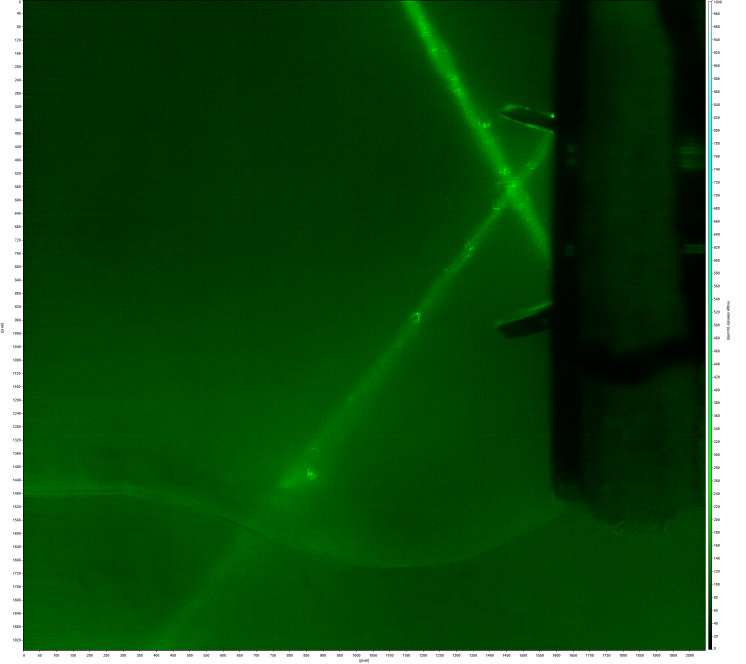
#> input picture data/Set_01_1820.png, 2237 x 1992 px (shown at 1/3 size); its folder holds only this picture in this run
$ python image_processing_2.py
#> lines starting #> are read from the running program, lines starting #| are printed output that depends on the picture; after the words box and inside, x2 and y2 are one past the last pixel; in counts of white or black regions, pixels touching at a corner belong together
import csv
import cv2
import os
import glob
import shutil
import numpy as np


# =============================================================================
# Shared Utilities
# =============================================================================

# [86 lines left out: functions order_corners, angle_from_corners, draw_rectangle_overlay, not called in this run]


# =============================================================================
# Detection: findContours + approxPolyDP
# =============================================================================

def detect_findcontours(image, bright_threshold=200, morph_kernel_size=7,
                        approx_epsilon=0.05, morph_iterations=3,
                        min_area=500, max_rects=2):
    """
    Detect up to max_rects white rectangles using contour approximation.

    1. Grayscale -> blur -> binary threshold (pixels below threshold -> white)
    2. Morphological close to fill gaps from partial obstruction
    3. findContours -> approxPolyDP to find 4-vertex polygons
    4. Fallback: minAreaRect on largest contours

    Args:
        image: BGR input image
        bright_threshold: Pixels below this value become white in the binary image
        morph_kernel_size: Kernel size for morphological closing
        approx_epsilon: approxPolyDP tolerance as fraction of perimeter
        morph_iterations: Number of morphological close iterations
        min_area: Minimum contour area to consider
        max_rects: Maximum number of rectangles to return (1 or 2)

    Returns:
        (results, binary_raw) where results is a list of dicts with
        'corners' and 'angle', and binary_raw is the thresholded image
    """
    gray = cv2.cvtColor(image, cv2.COLOR_BGR2GRAY)

    # Blur to reduce noise before thresholding
    blurred = cv2.GaussianBlur(gray, (5, 5), 0)

    # Threshold: pixels below threshold -> white, above -> black
    _, binary_raw = cv2.threshold(blurred, bright_threshold, 255, cv2.THRESH_BINARY_INV)
    binary = binary_raw.copy()

    # Morphological close to fill gaps from partial obstruction
    kernel = cv2.getStructuringElement(cv2.MORPH_RECT,
                                       (morph_kernel_size, morph_kernel_size))
    binary = cv2.morphologyEx(binary, cv2.MORPH_CLOSE, kernel,
                              iterations=morph_iterations)

    contours, _ = cv2.findContours(binary, cv2.RETR_EXTERNAL, cv2.CHAIN_APPROX_SIMPLE)

    # Collect quadrilaterals found via approxPolyDP
    quads = []
    for cnt in contours:
        area = cv2.contourArea(cnt)
        if area < min_area:
            continue
        peri = cv2.arcLength(cnt, True)
        approx = cv2.approxPolyDP(cnt, approx_epsilon * peri, True)

        if len(approx) == 4 and cv2.isContourConvex(approx):
            quads.append((area, approx))

    # Sort by area descending
    quads.sort(key=lambda x: x[0], reverse=True)

    results = []
    for area, quad in quads[:max_rects]:
        corners = order_corners(quad.reshape(4, 2))
        results.append({'corners': corners, 'angle': angle_from_corners(corners)})

    # Fallback: use minAreaRect on largest contours if no quads found
    if not results and contours:
        contours_sorted = sorted(contours, key=cv2.contourArea, reverse=True)
        for cnt in contours_sorted:
            if cv2.contourArea(cnt) < min_area:
                break
            rect = cv2.minAreaRect(cnt)
            box = cv2.boxPoints(rect)
            corners = order_corners(box)
            results.append({'corners': corners, 'angle': angle_from_corners(corners)})
            if len(results) >= max_rects:
                break

    return results, binary_raw


# =============================================================================
# Processing Pipeline
# =============================================================================

def process_frame_2(image_path, frame_number, crop_tl, crop_br,
                    vis_dir=None, threshold=20, leaflet_sel="top"):
    """
    Process a single frame with findContours detection.

    Args:
        image_path: Path to image file
        frame_number: Frame number
        crop_tl: Top-left crop coordinate
        crop_br: Bottom-right crop coordinate
        vis_dir: Directory to save overlay images
        threshold: Binary threshold value
        leaflet_sel: "top" or "bot" leaflet selection

    Returns:
        Dict with frame_number, filename, detections (list of dicts)
    """
    image = cv2.imread(image_path)
    x1, y1 = crop_tl
    x2, y2 = crop_br
    image = image[y1:y2, x1:x2]

    detections, binary_vis = detect_findcontours(image, bright_threshold=threshold)

    # Save threshold visualization
    if vis_dir:
        cv2.imwrite(f"{vis_dir}/frame_{frame_number}_threshold.png", binary_vis)

    # Save overlay
    if vis_dir and detections:
        overlay = draw_rectangle_overlay(image, detections,
                                         frame_number=frame_number)
        cv2.imwrite(f"{vis_dir}/frame_{frame_number}_overlay.png", overlay)

    return {
        'frame_number': frame_number,
        'filename': os.path.basename(image_path),
        'detections': detections,
    }


def process_sequence_2(data_dir, output_dir, crop_tl, crop_br,
                       frame_range, threshold=20, leaflet_sel="top"):
    """
    Process a sequence of frames with findContours detection.

    Args:
        data_dir: Input directory with Set_01_*.png files
        output_dir: Root output directory
        crop_tl: Top-left crop coordinate
        crop_br: Bottom-right crop coordinate
        frame_range: (start, end) inclusive
        threshold: Binary threshold value
        leaflet_sel: "top" or "bot" leaflet selection
    """
    vis_dir = f"{output_dir}/{leaflet_sel}/visualisations"
    os.makedirs(vis_dir, exist_ok=True)

    image_files = sorted(glob.glob(f"{data_dir}/Set_01_*.png"))
    start, end = frame_range
    image_files = [f for f in image_files
                   if start <= int(f.split('_')[-1].split('.')[0]) <= end]

    all_data = []
    for image_path in image_files:
        frame_num = int(image_path.split('_')[-1].split('.')[0])
        print(f"  Processing frame {frame_num}...")

        frame_data = process_frame_2(image_path, frame_num,
                                     crop_tl, crop_br, vis_dir=vis_dir,
                                     threshold=threshold,
                                     leaflet_sel=leaflet_sel)
        all_data.append(frame_data)

    # Write CSV
    csv_path = f"{output_dir}/{leaflet_sel}/rectangles.csv"
    with open(csv_path, 'w', newline='') as f:
        writer = csv.writer(f)
        writer.writerow(['Frame', 'Rect', 'x1', 'y1', 'x2', 'y2', 'x3', 'y3', 'x4', 'y4', 'Angle'])
        for d in all_data:
            if d['detections']:
                for rect_idx, det in enumerate(d['detections']):
                    c = det['corners'].flatten()
                    writer.writerow([d['frame_number'], rect_idx,
                                     f"{c[0]:.1f}", f"{c[1]:.1f}",
                                     f"{c[2]:.1f}", f"{c[3]:.1f}",
                                     f"{c[4]:.1f}", f"{c[5]:.1f}",
                                     f"{c[6]:.1f}", f"{c[7]:.1f}",
                                     f"{det['angle']:.2f}"])
            else:
                writer.writerow([d['frame_number'], 0] + ['N/A'] * 9)

    detected = sum(1 for d in all_data if d['detections'])
    total_rects = sum(len(d['detections']) for d in all_data)
    print(f"  {detected}/{len(all_data)} frames detected ({total_rects} rects total). CSV: {csv_path}")

    return all_data


# =============================================================================
# Main
# =============================================================================

if __name__ == "__main__":
    # Clear and recreate output directory
    output_dir = "output"
    if os.path.exists(output_dir):
        shutil.rmtree(output_dir)
    os.makedirs(output_dir)

    # Configuration
    data_directory = "data"
    frame_range = (1, 2000)         # Inclusive range of frame numbers to process
    crop_leaflet_top_tl = (1450, 380)  # Top-left (x, y) crop — top leaflet
    crop_leaflet_top_br = (1635, 660)  # Bottom-right (x, y) crop — top leaflet
    crop_leaflet_bot_tl = (1450, 660)  # Top-left (x, y) crop — bottom leaflet
    crop_leaflet_bot_br = (1635, 940)  # Bottom-right (x, y) crop — bottom leaflet
    threshold           = 20           # Pixels below this -> white, above -> black

    print("White Rectangle Detection — findContours")
    print("=" * 50)
    print(f"Processing frames from: {data_directory}")
    print(f"Crop region (top): {crop_leaflet_top_tl} to {crop_leaflet_top_br}")
    print(f"Crop region (bot): {crop_leaflet_bot_tl} to {crop_leaflet_bot_br}")
    print(f"Frame range: {frame_range[0]} to {frame_range[1]}")
    print(f"Threshold: {threshold}")
    print()

    print("--- Leaflet: top ---")
    process_sequence_2(data_directory, output_dir,
                       crop_tl=crop_leaflet_top_tl, crop_br=crop_leaflet_top_br,
                       frame_range=frame_range,
                       threshold=threshold, leaflet_sel="top")
#> in process_frame_2, image is the input picture: shape (1992, 2237, 3); mean B, G, R 25, 78.8, 24.6
#> in process_frame_2, `image = image[y1:y2, x1:x2]`:
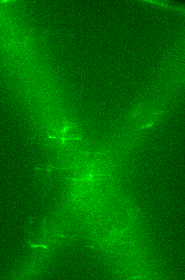
#> image: shape (280, 185, 3); mean B, G, R 0, 107.6, 0
#> in detect_findcontours, `gray = cv2.cvtColor(image, cv2.COLOR_BGR2GRAY)`:
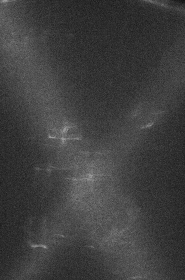
#> gray: shape (280, 185); min 18, max 155, mean 63.2
#> in detect_findcontours, `_, binary_raw = cv2.threshold(blurred, bright_threshold, 255, cv2.THRE..`: binary_raw: shape (280, 185); every value is 0
#> in detect_findcontours, `contours, _ = cv2.findContours(binary, cv2.RETR_EXTERNAL, cv2.CHAIN_AP..`: contours = []
#> in process_sequence_2, `frame_data = process_frame_2(image_path, frame_num, crop_tl, crop_br, ..`: frame_data = {'frame_number': 1820, 'filename': 'Set_01_1820.png', 'detections': []}
#> the loop in process_sequence_2, `for d in all_data:` made 1 pass
#> in process_sequence_2, `detected = sum(1 for d in all_data if d['detections'])`: detected = 0
#|   0/1 frames detected (0 rects total). CSV: output/top/rectangles.csv

    print()
    print("--- Leaflet: bot ---")
    process_sequence_2(data_directory, output_dir,
                       crop_tl=crop_leaflet_bot_tl, crop_br=crop_leaflet_bot_br,
                       frame_range=frame_range,
                       threshold=threshold, leaflet_sel="bot")
#> call 2 of process_frame_2, with image_path = 'data/Set_01_1820.png', frame_number = 1820, crop_tl = (1450, 660), crop_br = (1635, 940), vis_dir = 'output/bot/visualisations', threshold = 20, leaflet_sel = 'bot'
#> in process_frame_2 (call 2), `image = image[y1:y2, x1:x2]`:
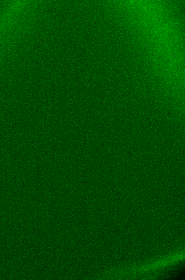
#> image: shape (280, 185, 3); mean B, G, R 0, 76, 0
#> call 2 of detect_findcontours, with bright_threshold = 20, morph_kernel_size = 7, approx_epsilon = 0.05, morph_iterations = 3, min_area = 500, max_rects = 2
#> in detect_findcontours (call 2), `gray = cv2.cvtColor(image, cv2.COLOR_BGR2GRAY)`:
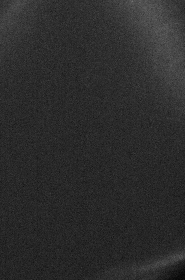
#> gray: shape (280, 185); min 4, max 114, mean 44.5
#> in detect_findcontours (call 2), `_, binary_raw = cv2.threshold(blurred, bright_threshold, 255, cv2.THRE..`:
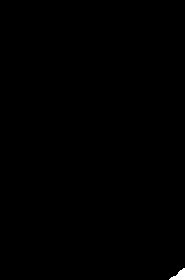
#> binary_raw: shape (280, 185); 0.2% white; 1 white region
#> in detect_findcontours (call 2), `contours, _ = cv2.findContours(binary, cv2.RETR_EXTERNAL, cv2.CHAIN_AP..`: contours = 1 contour; box (x1, y1, x2, y2) and area: (169, 268, 185, 280) 82
#> the loop in detect_findcontours (call 2), `for cnt in contours:` made 1 pass
#> area on pass 1: 82
#> in detect_findcontours (call 2), `contours_sorted = sorted(contours, key=cv2.contourArea, reverse=True)`: contours_sorted has the same summary as contours
#> the loop in detect_findcontours (call 2), `for cnt in contours_sorted:` made 1 pass
#> the loop in process_sequence_2 (call 2), `for d in all_data:` made 1 pass
#|   0/1 frames detected (0 rects total). CSV: output/bot/rectangles.csv

    print("\nProcessing complete!")

$ run again, on data/Set_01_1824.png
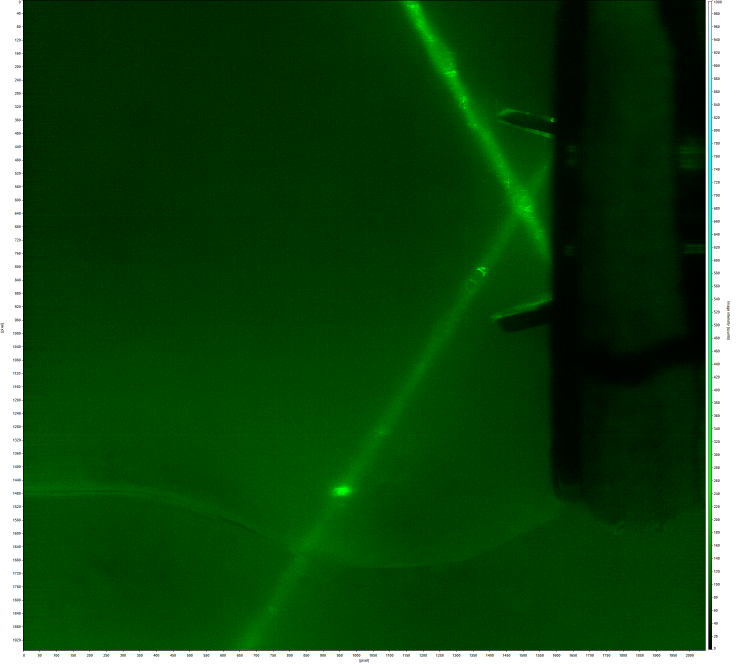
#> input picture data/Set_01_1824.png, 2237 x 1992 px (shown at 1/3 size)
#> in process_frame_2, image is the input picture: shape (1992, 2237, 3); mean B, G, R 25, 75.5, 24.6
#> image: shape (280, 185, 3)
#> in detect_findcontours, `_, binary_raw = cv2.threshold(blurred, bright_threshold, 255, cv2.THRE..`:
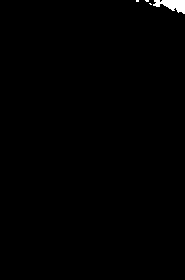
#> binary_raw: shape (280, 185); 0.55% white; 4 white regions (3 under 20 px), largest, box (x1, y1, x2, y2) and area: (153, 0, 185, 14) 267
#> binary: shape (280, 185); 0.66% white; 1 white region
#> contours = 1 contour; box (x1, y1, x2, y2) and area: (136, 0, 185, 14) 286
#> the loop in detect_findcontours, `for cnt in contours:` made 1 pass
#> area on pass 1: 286.5
#> after the loop in detect_findcontours, `for cnt in contours:`: quads = []
#> contours_sorted has the same summary as contours
#> the loop in detect_findcontours, `for cnt in contours_sorted:` made 1 pass
#> frame_data = {'frame_number': 1824, 'filename': 'Set_01_1824.png', 'detections': []}
#> the loop in process_sequence_2, `for d in all_data:` made 1 pass
#> detected = 0
#|   0/1 frames detected (0 rects total). CSV: output/top/rectangles.csv
#> binary_raw: shape (280, 185); 1.2% white; 1 white region, box (x1, y1, x2, y2) and area: (122, 256, 185, 280) 635
#> binary: shape (280, 185); 1.2% white; 1 white region
#> contours = 1 contour; box (x1, y1, x2, y2) and area: (122, 256, 185, 280) 569
#> the loop in detect_findcontours (call 2), `for cnt in contours:` made 1 pass
#> (area, peri, approx) on pass 1: (569, 158.3, [[184, 256], [122, 279], [184, 279]])
#> contours_sorted has the same summary as contours
#> the loop in detect_findcontours (call 2), `for cnt in contours_sorted:` made 1 pass
#> (rect, corners) on pass 1: (((153, 267.5), (23, 62), -90), [[122, 256], [184, 256], [184, 279], [122, 279]])
#> the loop in draw_rectangle_overlay, `for rect_idx, det in enumerate(detections):` made 1 pass
#> font = 0
#> text_h = 19
#> in draw_rectangle_overlay, `cv2.putText(annotated, text, (10, text_h + 10), font, font_scale, (0, ..`:
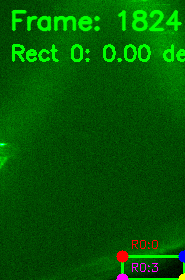
#> annotated: shape (280, 185, 3); mean B, G, R 1, 90.7, 1.8
#> the loop in process_sequence_2 (call 2), `for d in all_data:` made 1 pass
#|   1/1 frames detected (1 rects total). CSV: output/bot/rectangles.csv

$ run again, on data/Set_01_1826.png
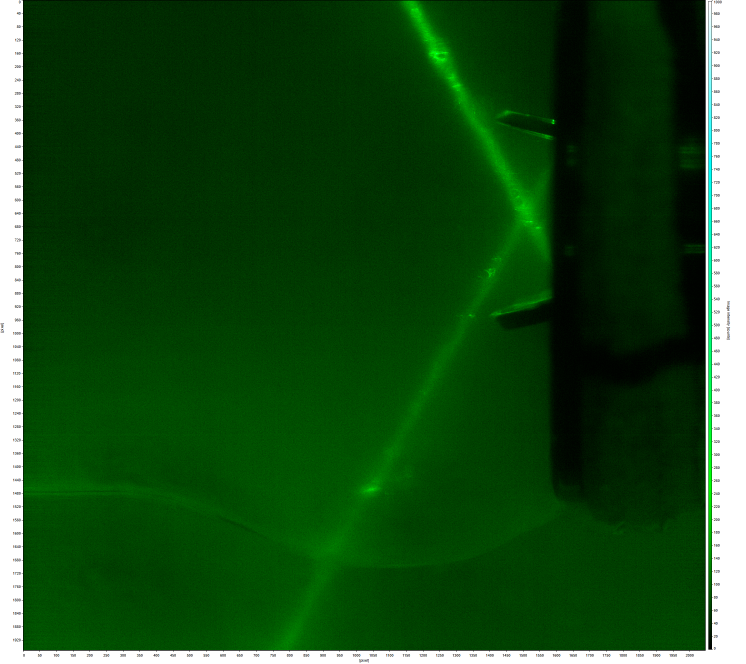
#> input picture data/Set_01_1826.png, 2237 x 1992 px (shown at 1/3 size)
#> in process_frame_2, image is the input picture: shape (1992, 2237, 3); mean B, G, R 25, 76.4, 24.6
#> image: shape (280, 185, 3)
#> binary_raw: shape (280, 185); 1.2% white; 3 white regions (1 under 20 px), largest, box (x1, y1, x2, y2) and area: (131, 0, 185, 20) 580, (119, 0, 131, 6) 46
#> binary: shape (280, 185); 1.4% white; 1 white region
#> contours = 1 contour; box (x1, y1, x2, y2) and area: (114, 0, 185, 20) 668
#> the loop in detect_findcontours, `for cnt in contours:` made 1 pass
#> (area, peri, approx) on pass 1: (668, 169.8, [[114, 0], [184, 19], [184, 0]])
#> after the loop in detect_findcontours, `for cnt in contours:`: quads = []
#> contours_sorted has the same summary as contours
#> the loop in detect_findcontours, `for cnt in contours_sorted:` made 1 pass
#> (rect, corners) on pass 1: (((149, 9.5), (19, 70), -90), [[114, 0], [184, 0], [184, 19], [114, 19]])
#> after the loop in detect_findcontours, `for cnt in contours_sorted:`: results = 1 item
#> the loop in draw_rectangle_overlay, `for rect_idx, det in enumerate(detections):` made 1 pass
#> after the loop in draw_rectangle_overlay, `for rect_idx, det in enumerate(detections):`:
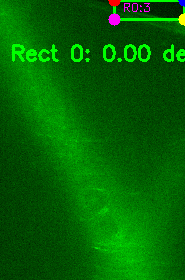
#> annotated: shape (280, 185, 3); mean B, G, R 1.1, 100.6, 1.5
#> font = 0
#> text_h = 19
#> frame_data = 3 items
#> the loop in process_sequence_2, `for d in all_data:` made 1 pass
#> detected = 1
#|   1/1 frames detected (1 rects total). CSV: output/top/rectangles.csv
#> binary_raw: shape (280, 185); 2.1% white; 1 white region, box (x1, y1, x2, y2) and area: (93, 251, 185, 280) 1110
#> binary: shape (280, 185); 2.2% white; 1 white region
#> contours = 1 contour; box (x1, y1, x2, y2) and area: (93, 251, 185, 280) 1009
#> the loop in detect_findcontours (call 2), `for cnt in contours:` made 1 pass
#> (area, peri, approx) on pass 1: (1009, 222.8, [[184, 251], [93, 279], [184, 279]])
#> contours_sorted has the same summary as contours
#> the loop in detect_findcontours (call 2), `for cnt in contours_sorted:` made 1 pass
#> (rect, corners) on pass 1: (((138.5, 265), (28, 91), -90), [[93, 251], [184, 251], [184, 279], [93, 279]])
#> the loop in draw_rectangle_overlay (call 2), `for rect_idx, det in enumerate(detections):` made 1 pass
#> in draw_rectangle_overlay (call 2), `cv2.putText(annotated, text, (10, text_h + 10), font, font_scale, (0, ..`:
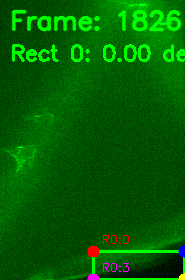
#> annotated: shape (280, 185, 3); mean B, G, R 1, 96.4, 1.8
#> the loop in process_sequence_2 (call 2), `for d in all_data:` made 1 pass
#|   1/1 frames detected (1 rects total). CSV: output/bot/rectangles.csv
